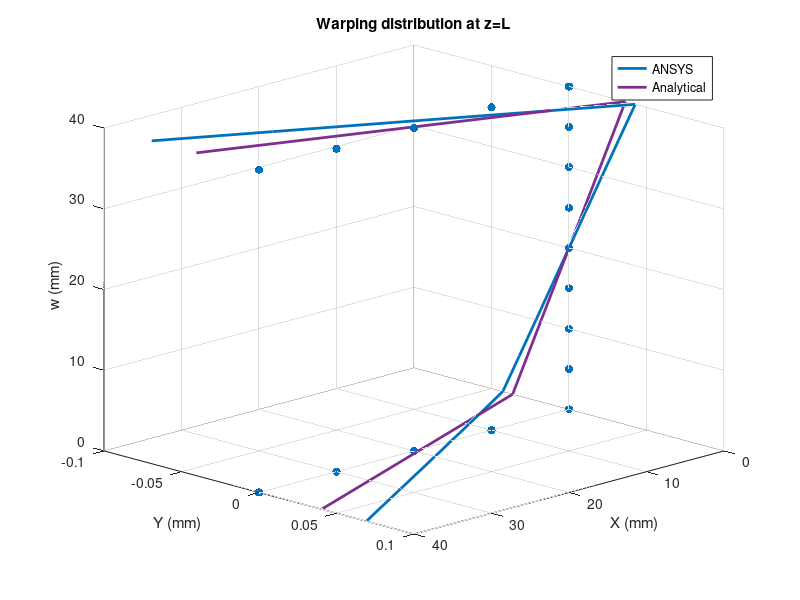

MATLAB code for this plot:
clc; clear

%% Extract data

fID = fopen("nPos.txt");
for i=1:5
    fgetl(fID);
end

posData = fscanf(fID,"%d %f %f %f");
fclose(fID);

nNodes = length(posData)/4;

dataArray = zeros(nNodes, 3);
dataArray(:,1) = posData(2:4:end);
dataArray(:,2) = posData(3:4:end);


fID = fopen("zDisp.txt");
for i=1:11
    fgetl(fID);
end

zData = fscanf(fID,"%d %f");
fclose(fID);

dataArray(:,3) = zData(2:2:end);



%% Substract rotation

fID = fopen("xRot.txt");
for i=1:11
    fgetl(fID);
end

rotData = fscanf(fID,"%d %f");
fclose(fID);

rotation = mean(rotData(2:2:end));

rotation = 0.75 * rotation;

dataArray(:,3) = dataArray(:,3) - rotation * (dataArray(:,2)-20);

%% Sort the nodes

firstFlange = dataArray(dataArray(:,2) == 0 & dataArray(:,1) ~= 0,:);
secondFlange = dataArray(dataArray(:,1) == 0, :); 
thirdFlange = dataArray(dataArray(:,2) == 40 & dataArray(:,1) ~= 0, :);

[~, firstFlangeIndex] = sort(firstFlange(:,1), 'descend');
[~, secondFlangeIndex] = sort(secondFlange(:,2));
[~, thirdFlangeIndex] = sort(thirdFlange(:,1));

dataArray = [firstFlange(firstFlangeIndex,:); 
             secondFlange(secondFlangeIndex,:); 
             thirdFlange(thirdFlangeIndex,:)];

         
%% Analyitical results

T = 100 * 360/19;
J = 2200/3;
G = 26923;

limitW1 = 20 * (360/19) * T/(G*J);

limitW2 = -20 * (360/19 - 40) * T/(G*J);

         
%% Plot results
figure
scatter3(dataArray(:,1), zeros(nNodes,1), dataArray(:,2), "filled")
hold on
h(1) = plot3(dataArray(:,1), dataArray(:,3), dataArray(:,2), "LineWidth", 2);

h(2) = plot3([0,40], [-limitW1, limitW2], [0,0], "color", [0.4940, 0.1840, 0.5560], "LineWidth", 2);
plot3([0,0], [-limitW1, limitW1], [0,40], "color", [0.4940, 0.1840, 0.5560], "LineWidth", 2);
plot3([0,40], [limitW1, -limitW2], [40,40], "color", [0.4940, 0.1840, 0.5560], "LineWidth", 2);
view(135,20);
hold off

title("Warping distribution at z=L")
xlabel("X (mm)")
ylabel("Y (mm)")
zlabel("w (mm)")


legend(h, "ANSYS", "Analytical")
